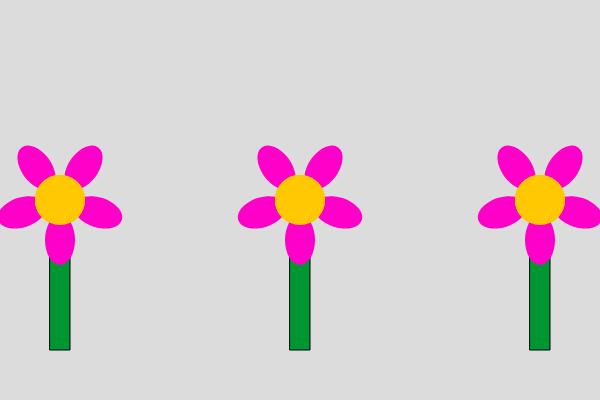
Frame 1 (no input)
Frame 60 (no input): identical to frame 1, image omitted
Frame 120 (the mouse pressed at the canvas centre since frame 60): identical to frame 1, image omitted

The p5.js sketch that drew this single still picture (run headless with seeded random() and noise() and a simulated clock; from frame 60 on, the mouse is pressed at the canvas centre):

// p5.js sketch
// ── sketch.js
// https://editor.p5js.org/jht9629-nyu/sketches/fGxV3hC-6
// https://editor.p5js.org/jht9629-nyu/sketches/F9lp6QHtA
// The flower gets distorted when calling the function.
// https://editor.p5js.org/Emily_Mayling/sketches/y-VjJKtGb
// week 5 exercise

function setup() {
  createCanvas(600, 400);
  angleMode(DEGREES); // Set the drawing mode to degrees
}

function draw() {
  background(220);

  // Move the center of the drawing area to the center of the canvas
  // translate(width / 2, height / 2);

  // flower(100, 100);
  flower(width * 0.5, height * 0.5);
  flower(width * 0.1, height * 0.5);
  flower(width * 0.9, height * 0.5);
}

// what is purpose of x, y parameters?
//
function flower(x, y) {
  push()
  translate(x, y);

  fill(0, 150, 50);
  rect(-10, 0, 20, 150); // Draw the stem

  let angleStep = 360 / 5; // 360 degrees in a circle / 5 petals = 72 degrees

  // noStroke();
  // fill(255, 200, 0); // Yellow center
  // ellipse(0, 0, 50, 50);

  for (let i = 0; i < 5; i++) {
    rotate(angleStep); // draw the 5 petals
    fill(255, 0, 200);
    noStroke();
    ellipse(0, 40, 30, 50); // (x, y, width, height);

    // DO we need to do this 5 times?
    fill(255, 200, 0); // Yellow center
    ellipse(0, 0, 50, 50);
  }
  pop()
}
